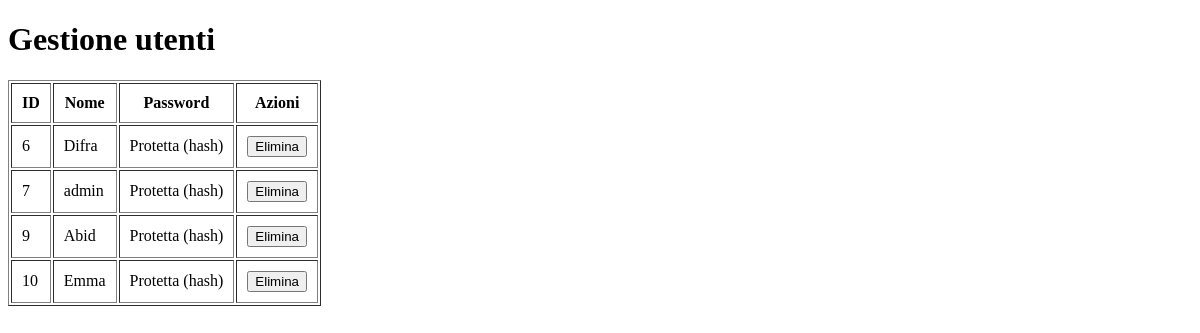
Page /gestione_utenti.php on the earlier database version.
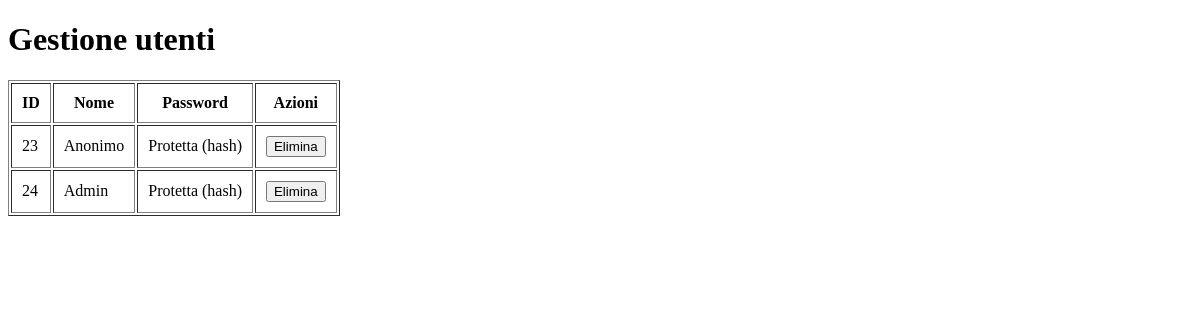
Same page on the later database version.
### tables this page shows
CREATE TABLE `utenza` (
  `id` int(11) NOT NULL,
  `nome` varchar(100) NOT NULL,
  `password` varchar(255) NOT NULL,
  `verifica` tinyint(1) DEFAULT NULL,
  `ruolo` varchar(30) NOT NULL DEFAULT 'utente'
);

### gestione_utenti.php (the view, shortened to what this page needs)
<?php
require_once "app/config.php";
$risultato = mysqli_query($link, "SELECT id, nome, verifica FROM utenza WHERE nome != 'Luca'");
?>
<!DOCTYPE html>
<html lang="it">
<head>
</head>
<body>
    <h1>Gestione utenti</h1>
    <table border="1" cellpadding="10">
        <tr>
            <th>ID</th>
            <th>Nome</th>
            <th>Password</th>
            <th>Azioni</th>
        </tr>
        <?php while ($utente = mysqli_fetch_assoc($risultato)) { ?>
            <tr>
                <td><?= $utente["id"] ?></td>
                <td><?= htmlspecialchars($utente["nome"]) ?></td>
                <td>Protetta (hash)</td>
                <td>
                    <form method="post">
                        <button type="submit" name="elimina"
                            onclick="return confirm('Vuoi eliminare questo utente?')">
                            Elimina
                        </button>
                    </form>
                </td>
            </tr>
        <?php } ?>
    </table>
</body>
</html>

Differences in the rows shown:
removed utenza: id "6", nome "Difra"
removed utenza: id "7", nome "admin"
removed utenza: id "9", nome "Abid"
removed utenza: id "10", nome "Emma"
added utenza: id "23", nome "Anonimo"
added utenza: id "24", nome "Admin"
